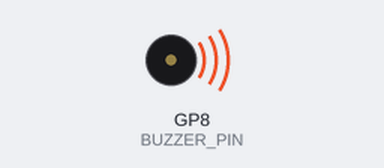
Bench run of a sketch on a simulated Raspberry Pi Pico. Parts: buzzer (waves = sounding).

Above: at 1.5 s.
At 5.8 s:
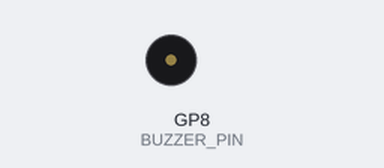
Timing chart, 0 to 7.5 s (numbered marks = the images above):
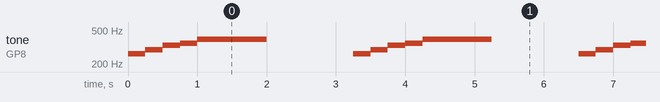

The sketch:

passive_buzzer.ino
```cpp
// snippet: passive_buzzer
// tags: buzzer, audio, tone, beep, sound, passive, melody, piezo
// boards: avr, esp32, megaavr, nano33iot, romi32u4, rp2040
// library: none
// description: Play tones and melodies on a passive buzzer using tone() — non-blocking with millis
// prompts: passive buzzer, play melody, tone() buzzer, beep sound, piezo buzzer, play notes, buzzer song

#define BUZZER_PIN 8

struct Note { int freq; int dur; };
const Note melody[] = {
  {262, 250}, {294, 250}, {330, 250}, {349, 250},
  {392, 500}, {392, 500}, {0, 250}
};
const int MELODY_LEN = sizeof(melody) / sizeof(melody[0]);

int noteIdx = 0;
unsigned long noteEnd = 0;

void setup() {
  pinMode(BUZZER_PIN, OUTPUT);
  noteEnd = millis();
}

void loop() {
  unsigned long now = millis();
  if (now >= noteEnd) {
    noTone(BUZZER_PIN);
    if (noteIdx < MELODY_LEN) {
      if (melody[noteIdx].freq > 0) tone(BUZZER_PIN, melody[noteIdx].freq);
      noteEnd = now + melody[noteIdx].dur;
      noteIdx++;
    } else {
      noteIdx = 0;
      noteEnd = now + 1000;  // pause before repeat
    }
  }
}
```

Measured:
- by itself, tone on GP8 (BUZZER_PIN): repeats every 3.2 s: 294 Hz 0.25 s, 330 Hz 0.25 s, 349 Hz 0.25 s, 392 Hz 1.0 s, silent 1.2 s, 262 Hz 0.25 s
